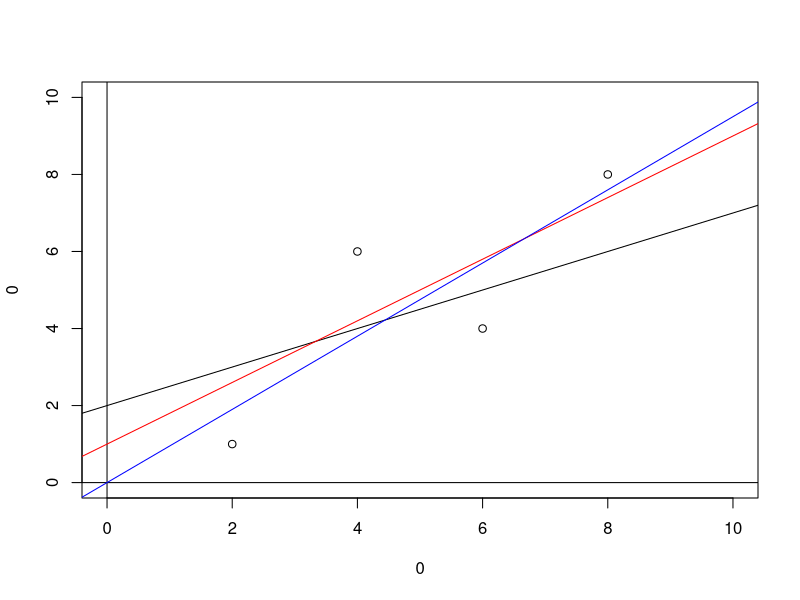

Recreate this plot in R. (Note: this script raises an error after producing the figure.)
# 회귀분석을 하는 이유
# 부동산 데이터 : 
# 집 - 크기/방갯수/위치(위도,경도),집의 시세...
# 나의 데이터 :
# 내 집 - 크기/방갯수/위치...

# 구하고 싶은 변수 = 종속변수(시세)
# 종속변수를 결정하는 변수들 = 독립변수(크기,방갯수,위치 등)


# 단순회귀분석 (크기,시세)
plot(0,0,type='n',
     xlim = c(0,10),
     ylim = c(0,10))
abline(v = 0)
abline(h = 0)
points(x = c(2,4,6,8),
       y = c(1,6,4,8))

abline(a = 2, b = 0.5)    # y = 2 + 0.5 * x  (직선1)
# 내 집 크기: 5 / 직선 1 예측값 = 4.5

abline(a = 1,b = 0.8, col='red')  # y = 1 + 0.8 * x  (직선2)
# 내 집 크기: 5 / 직선 2 예측값 = 5

abline(a = 0.0005164763, b = 0.9499521173, col = 'blue')
0.9499521173 * 5 + 0.0005164763 = 4.750277   # 내 집 크기로 본 시세
# optim 사용한 최소 RSS값을 갖는 최적의 직선


# 여러 개 직선 중에 어떤 직선이 더 좋은가? 에 대한 문제가 있다.
# 잔차제곱합(RSS) = sum((실제값 - 예측값)^2) 를 최소로 만드는 직선이 좋은 직선
# 실제값  : (2,1) (4,6) (6,4) (8,8)
# 직선1   : (2,3) (4,4) (6,5) (8,6)
# 직선2   : (2,2.6) (4,4.2) (6,5.8) (8,7.4)
# 직선2의 RSS가 직선1보다 작기 때문에 직선2가 더 좋은 식임


# 직선1의 RSS : 13
y_i_hat <- c(2,4,6,8) * 0.5 + 2   
y_i = c(1,6,4,8)
sum((y_i - y_i_hat)^2)    

# 직선2의 RSS : 9.4
y_i_hat <- c(2,4,6,8) * 0.8 + 1 
y_i = c(1,6,4,8)
sum((y_i - y_i_hat)^2)  
y_i_hat


# RSS 함수 만들기
RSS <- function(par){
  intercept <- par[1]
  slope <- par[2]
  y_i_hat <- c(2,4,6,8) * slope + intercept
  y_i = c(1,6,4,8)
  sum((y_i - y_i_hat)^2)
}

RSS(c(2, 0.5))
RSS(c(1, 0.8))
..
..


result <- optim(par = c(2, 0.5), fn = RSS)    # 
result
